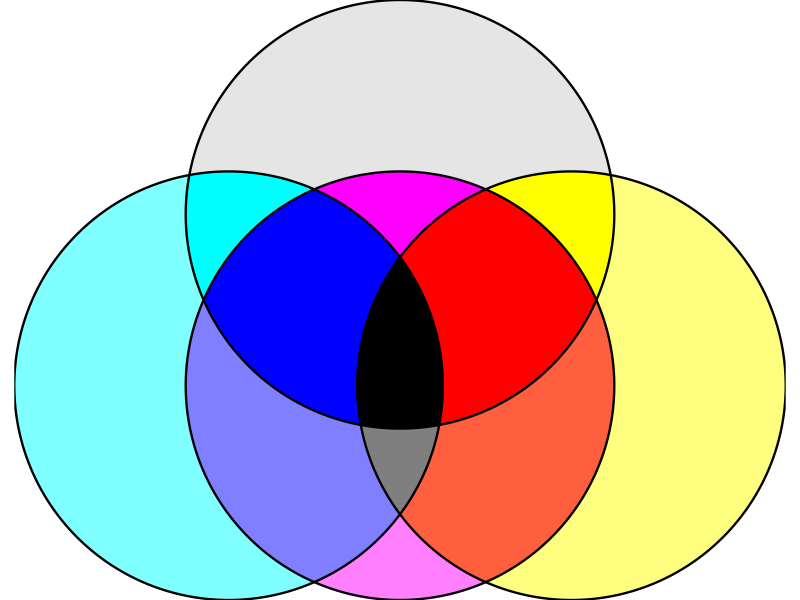

This figure's R source:
library(sf)
library(ggplot2)

circle_poly <- function(cx, cy, r, n = 720) {
  theta <- seq(0, 2*pi, length.out = n)
  x <- cx + r * cos(theta)
  y <- cy + r * sin(theta)
  pts <- cbind(x, y)
  pts <- rbind(pts, pts[1, ])  # close polygon
  st_polygon(list(pts))
}

# 1) Four circles (y, x1, x2, x3)
y_sf  <- st_sf(set = "y",  geometry = st_sfc(circle_poly(0,    0.0, 1)))
x1_sf <- st_sf(set = "x1", geometry = st_sfc(circle_poly(-.8, -.8, 1)))
x2_sf <- st_sf(set = "x2", geometry = st_sfc(circle_poly(0,   -.8, 1)))
x3_sf <- st_sf(set = "x3", geometry = st_sfc(circle_poly(.8, -.8, 1)))

# 2) ALL disjoint regions

# y-only, x1-only, x2-only, x3-only
y_only  <- st_difference(y_sf,  st_union(x1_sf, x2_sf, x3_sf))
x1_only <- st_difference(x1_sf, st_union(y_sf,  x2_sf, x3_sf))
x2_only <- st_difference(x2_sf, st_union(y_sf,  x1_sf, x3_sf))
x3_only <- st_difference(x3_sf, st_union(y_sf,  x1_sf, x2_sf))

# Pairwise-only
y_x1_only  <- st_difference(st_intersection(y_sf,  x1_sf), st_union(x2_sf, x3_sf))
y_x2_only  <- st_difference(st_intersection(y_sf,  x2_sf), st_union(x1_sf, x3_sf))
y_x3_only  <- st_difference(st_intersection(y_sf,  x3_sf), st_union(x1_sf, x2_sf))
x1_x2_only <- st_difference(st_intersection(x1_sf, x2_sf), st_union(y_sf,  x3_sf))
x1_x3_only <- st_difference(st_intersection(x1_sf, x3_sf), st_union(y_sf,  x2_sf))
x2_x3_only <- st_difference(st_intersection(x2_sf, x3_sf), st_union(y_sf,  x1_sf))

# Triple-only
y_x1_x2_only  <- st_difference(st_intersection(st_intersection(y_sf,  x1_sf), x2_sf), x3_sf)
y_x1_x3_only  <- st_difference(st_intersection(st_intersection(y_sf,  x1_sf), x3_sf), x2_sf)
y_x2_x3_only  <- st_difference(st_intersection(st_intersection(y_sf,  x2_sf), x3_sf), x1_sf)
x1_x2_x3_only <- st_difference(st_intersection(st_intersection(x1_sf, x2_sf), x3_sf), y_sf)

# Four-way
y_x1_x2_x3 <- st_intersection(st_intersection(st_intersection(y_sf, x1_sf), x2_sf), x3_sf)

# 3) Plot (CMY theory; y = white)
ggplot() +
  geom_sf(data = y_only,         fill = "#CCCCCC", alpha = .5, color = NA) +
  geom_sf(data = x1_only,        fill = "#00FFFF", alpha = .5, color = NA) + # cyan
  geom_sf(data = x2_only,        fill = "#FF00FF", alpha = .5, color = NA) + # magenta
  geom_sf(data = x3_only,        fill = "#FFFF00", alpha = .5, color = NA) + # yellow
  
  geom_sf(data = y_x1_only,      fill = "#00FFFF", alpha = 1, color = NA) +
  geom_sf(data = y_x2_only,      fill = "#FF00FF", alpha = 1, color = NA) +
  geom_sf(data = y_x3_only,      fill = "#FFFF00", alpha = 1, color = NA) +
  
  geom_sf(data = x1_x2_only,     fill = "#0000FF", alpha = .5, color = NA) + # C+M = blue
  geom_sf(data = x1_x3_only,     fill = "#00FF00", alpha = .5, color = NA) + # C+Y = green
  geom_sf(data = x2_x3_only,     fill = "#FF0000", alpha = .5, color = NA) + # M+Y = red
  
  geom_sf(data = y_x1_x2_only,   fill = "#0000FF", alpha = 1, color = NA) +
  geom_sf(data = y_x1_x3_only,   fill = "#00FF00", alpha = 1, color = NA) +
  geom_sf(data = y_x2_x3_only,   fill = "#FF0000", alpha = 1, color = NA) +
  
  geom_sf(data = x1_x2_x3_only,  fill = "#000000", alpha = .5, color = NA) + # C+M+Y = black
  geom_sf(data = y_x1_x2_x3,     fill = "#000000", alpha = 1, color = NA) + # white doesn't change it
  
  geom_sf(data = y_sf,  fill = NA, color = "#000000", linewidth = 0.8) +
  geom_sf(data = x1_sf, fill = NA, color = "#000000", linewidth = 0.8) +
  geom_sf(data = x2_sf, fill = NA, color = "#000000", linewidth = 0.8) +
  geom_sf(data = x3_sf, fill = NA, color = "#000000", linewidth = 0.8) +
  coord_sf(expand = FALSE) +
  theme_void()
